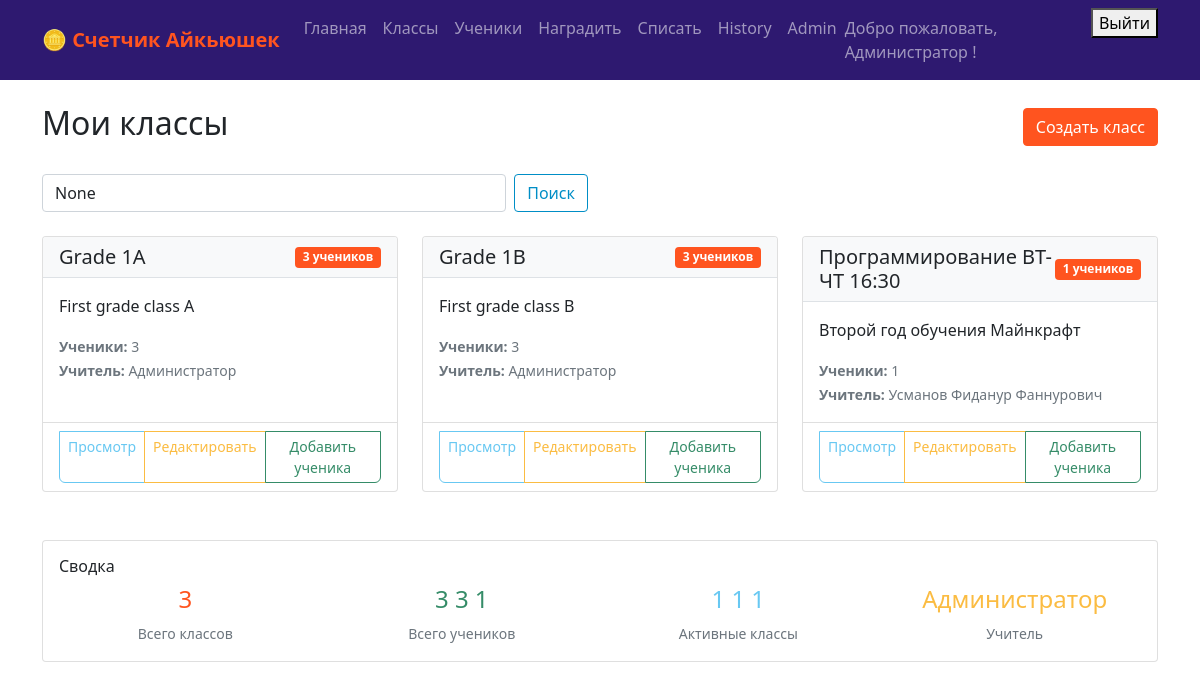
Page /classes/ (signed in) on the committed database.
### iqcoin_app/models.py (models this page shows, shortened)
class UserProfile(models.Model):
    user = models.OneToOneField(User, on_delete=models.CASCADE)
    role = models.CharField(max_length=10, choices=USER_ROLES, default='teacher')
    student = models.ForeignKey('Student', on_delete=models.SET_NULL, null=True, blank=True)
    full_name = models.CharField(max_length=100, blank=True, null=True)

class Class(models.Model):
    group = models.CharField(max_length=50)
    teacher = models.ForeignKey(User, on_delete=models.CASCADE)
    description = models.TextField(blank=True, null=True)

### iqcoin_app/views.py (the view, shortened to what this page needs)
# urls.py: path('classes/', views.class_list, name='class_list'),
@login_required
def class_list(request):
    try:
        user_profile = request.user.userprofile
    except UserProfile.DoesNotExist:
        user_profile = UserProfile.objects.create(user=request.user, role='teacher')
    if user_profile.role == 'student':
        return HttpResponseForbidden("Students don't have access to class management.")
    elif user_profile.role == 'teacher':
        classes = Class.objects.filter(teacher=request.user).order_by('group')
    elif user_profile.role == 'admin':
        classes = Class.objects.all().order_by('group')
    else:
        classes = Class.objects.filter(teacher=request.user).order_by('group')
    classes_with_counts = []
    for class_obj in classes:
        student_count = Student.objects.filter(group=class_obj).count()
        classes_with_counts.append({
            'class': class_obj,
            'student_count': student_count
        })
    search_query = request.GET.get('search')
    context = {
        'classes_with_counts': classes_with_counts,
        'search_query': search_query,
    }
    return render(request, 'class_list.html', context)

### iqcoin_app/templates/class_list.html (shortened to what this page needs)
{% extends 'base.html' %}
{% block content %}
<div class="d-flex justify-content-between align-items-center mb-4">
    <h2>Мои классы</h2>
    <a href="{% url 'class_create' %}" class="btn btn-primary">
         Создать класс
    </a>
</div>
<div class="row mb-4">
    <div class="col-md-6">
        <form method="GET" class="d-flex">
            <input type="text" name="search" class="form-control me-2"
                   placeholder="Поиск классов или описаний..."
                   value="{{ search_query }}"
                   aria-label="Поиск классов">
            <button class="btn btn-outline-secondary" type="submit">Поиск</button>
        </form>
    </div>
</div>
<div class="row">
    {% if classes_with_counts %}
        {% for item in classes_with_counts %}
            <div class="col-md-6 col-lg-4 mb-4">
                <div class="card h-100 clickable-card" style="cursor: pointer;" onclick="window.location='{% url 'class_detail' item.class.id %}'">
                    <div class="card-header d-flex justify-content-between align-items-center">
                        <h5 class="mb-0">{{ item.class.group }}</h5>
                        <span class="badge bg-primary">{{ item.student_count }} учеников</span>
                    </div>
                    <div class="card-body">
                        {% if item.class.description %}
                            <p class="card-text">{{ item.class.description|truncatewords:15 }}</p>
                        {% else %}
                            <p class="card-text text-muted">Описание не предоставлено.</p>
                        {% endif %}
                        <div class="mt-3">
                            <small class="text-muted">
                                <strong>Ученики:</strong> {{ item.student_count }}<br>
                                <strong>Учитель:</strong>
                                {% if item.class.teacher.userprofile.full_name %}
                                    {{ item.class.teacher.userprofile.full_name }}
                                {% else %}
                                    {{ item.class.teacher.username }}
                                {% endif %}
                            </small>
                        </div>
                    </div>
                    <div class="card-footer bg-transparent">
                        <div class="btn-group btn-group-sm w-100" role="group">
                            <a href="{% url 'class_detail' item.class.id %}" class="btn btn-outline-info" onclick="event.stopPropagation();">
                                 Просмотр
                            </a>
                            <a href="{% url 'class_edit' item.class.id %}" class="btn btn-outline-warning" onclick="event.stopPropagation();">
                                 Редактировать
                            </a>
                            <a href="{% url 'student_create' %}?class={{ item.class.id }}" class="btn btn-outline-success" onclick="event.stopPropagation();">
                                 Добавить ученика
                            </a>
                        </div>
                    </div>
                </div>
            </div>
        {% endfor %}
    {% endif %}
</div>
{% if classes_with_counts %}
    <div class="row mt-4">
        <div class="col-12">
            <div class="card">
                <div class="card-body">
                    <h6 class="card-title">Сводка</h6>
                    <div class="row text-center">
                        <div class="col-md-3">
                            <h4 class="text-primary">{{ classes_with_counts|length }}</h4>
                            <small class="text-muted">Всего классов</small>
                        </div>
                        <div class="col-md-3">
                            <h4 class="text-success">
                                {% for item in classes_with_counts %}
                                    {% if forloop.first %}{{ item.student_count }}{% endif %}
                                {% endfor %}
                                {% for item in classes_with_counts %}
                                    {% if not forloop.first %}{{ item.student_count|add:0 }}{% endif %}
                                {% endfor %}
                            </h4>
                            <small class="text-muted">Всего учеников</small>
                        </div>
                        <div class="col-md-3">
                            <h4 class="text-info">
                                {% for item in classes_with_counts %}
                                    {% if item.student_count > 0 %}1{% else %}0{% endif %}
                                {% endfor %}
                            </h4>
                            <small class="text-muted">Активные классы</small>
                        </div>
                        <div class="col-md-3">
                            <h4 class="text-warning">
                                {% if user.userprofile.full_name %}
                                    {{ user.userprofile.full_name }}
                                {% else %}
                                    {{ user.username }}
                                {% endif %}
                            </h4>
                            <small class="text-muted">Учитель</small>
                        </div>
                    </div>
                </div>
            </div>
        </div>
    </div>
{% endif %}
{% endblock %}

### iqcoin_app/templates/base.html (shortened to what this page needs)
<!DOCTYPE html>
<html lang="en">
<head>
    <link href="https://cdn.jsdelivr.net/npm/bootstrap@5.1.3/dist/css/bootstrap.min.css" rel="stylesheet">
</head>
<body>
    <nav class="navbar navbar-expand-lg navbar-dark bg-primary">
        <div class="container">
            <a class="navbar-brand" href="{% url 'home' %}">🪙 Счетчик Айкьюшек</a>
            {% if user.is_authenticated %}
            <div class="navbar-nav ms-auto">
                <a class="nav-link" href="{% url 'home' %}">Главная</a>
                <a class="nav-link" href="{% url 'class_list' %}">Классы</a>
                <a class="nav-link" href="{% url 'student_list' %}">Ученики</a>
                <a class="nav-link" href="{% url 'award_coins' %}">Наградить</a>
                <a class="nav-link" href="{% url 'deduct_coins' %}">Списать</a>
                <a class="nav-link" href="{% url 'transaction_history' %}">History</a>
                {% if user.userprofile.role == 'admin' %}
                <a class="nav-link" href="{% url 'admin:index' %}">Admin</a>
                {% endif %}
                <span class="navbar-text me-3">
                    Добро пожаловать,
                    {% if user.userprofile.full_name %}
                        {{ user.userprofile.full_name }}
                    {% else %}
                        {{ user.username }}
                    {% endif %}!
                </span>
                <form method="post" action="{% url 'logout' %}" style="display: inline;">
                    <button type="submit" class="logout-btn">Выйти</button>
                </form>
            </div>
            {% endif %}
        </div>
    </nav>
    <div class="container mt-4">
        {% block content %}
        {% endblock %}
    </div>
</body>
</html>

### iqcoin_app/templates/base.html (style rules this page uses)
:root { --primary-orange: #ff541f; --primary-blue: #68C8F2; --dark-blue: #008EC6; --primary-green: #358c68; --primary-yellow: #FBBC42; --dark-purple: #2E1970; }
.btn-primary { background-color: var(--primary-orange); border-color: var(--primary-orange); }
.btn-outline-success { color: var(--primary-green); border-color: var(--primary-green); }
.btn-outline-info { color: var(--primary-blue); border-color: var(--primary-blue); }
.btn-outline-warning { color: var(--primary-yellow); border-color: var(--primary-yellow); }
.btn-outline-secondary { color: var(--dark-blue); border-color: var(--dark-blue); }
.navbar-brand { font-weight: bold; color: var(--primary-orange) !important; }
.navbar-dark.bg-primary { background-color: var(--dark-purple) !important; }
.badge.bg-primary { background-color: var(--primary-orange) !important; }
.text-primary { color: var(--primary-orange) !important; }
.text-success { color: var(--primary-green) !important; }
.text-info { color: var(--primary-blue) !important; }
.text-warning { color: var(--primary-yellow) !important; }

### iqcoin_app/templates/class_list.html (style rules this page uses)
.clickable-card { transition: all 0.3s ease; }
.card-header { background-color: #f8f9fa; border-bottom: 1px solid #dee2e6; }
.card-footer .btn-group button, .card-footer .btn-group a { border-radius: 0; }
.card-footer .btn-group button:first-child, .card-footer .btn-group a:first-child { border-bottom-left-radius: 0.375rem; }
.card-footer .btn-group button:last-child, .card-footer .btn-group a:last-child { border-bottom-right-radius: 0.375rem; }

### rows in the picture
Class: class.group "Grade 1A", student_count "3", class.description "First grade class A", class.teacher.userprofile.full_name "Администратор"
Class: class.group "Grade 1B", student_count "3", class.description "First grade class B", class.teacher.userprofile.full_name "Администратор", student_count|add "3"
Class: class.group "Программирование ВТ-ЧТ 16:30", student_count "1", class.description "Второй год обучения Майнкрафт", class.teacher.userprofile.full_name "Усманов Фиданур Фаннурович", student_count|add "1"

### other values in the picture
{{ user.userprofile.full_name }} "Администратор"
{{ classes_with_counts|length }} "3"
